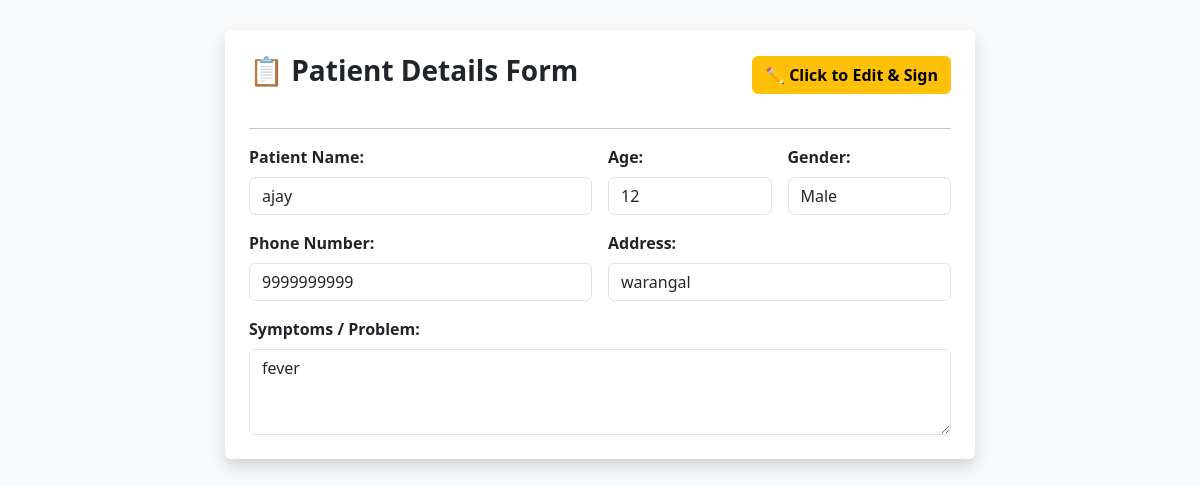
/edit/13/, run on the app's committed database.
### patients/models.py (models this page shows, shortened)
class Patient(models.Model):
    name = models.CharField(max_length=100, blank=True, null=True)
    age = models.CharField(max_length=10, blank=True, null=True)
    gender = models.CharField(max_length=20, blank=True, null=True)
    phone = models.CharField(max_length=20, blank=True, null=True)
    address = models.TextField(blank=True, null=True)
    diagnosis = models.TextField(blank=True, null=True)
    symptoms = models.TextField(blank=True, null=True)
    extracted_text = models.TextField(blank=True, null=True)
    signature_data = models.TextField(blank=True, null=True)
    created_at = models.DateTimeField(auto_now_add=True)

### patients/views.py (the view, shortened to what this page needs)
# urls.py: path('edit/<int:pk>/', views.patient_edit, name='patient_edit'),
def patient_edit(request, pk):
    patient = get_object_or_404(Patient, pk=pk)
    return render(request, 'patients/patient_edit.html', {'patient': patient})

### patients/templates/patients/patient_edit.html (shortened to what this page needs)
{% extends 'patients/base.html' %}
{% block content %}
<div class="card shadow p-4 border-0 mb-5" style="max-width: 750px; margin: 0 auto;">
    <div class="d-flex justify-content-between align-items-center mb-3">
        <h3 class="fw-bold text-dark">📋 Patient Details Form</h3>
        <button type="button" class="btn btn-warning fw-bold" id="enableEditBtn" onclick="enableEditing()">✏️ Click to Edit & Sign</button>
    </div>
    <hr>
    <form method="POST" id="editForm">
        <div class="row g-3">
            <div class="col-md-6">
                <label class="form-label fw-bold">Patient Name:</label>
                <input type="text" name="name" class="form-control editable-field" value="{{ patient.name }}" readonly>
            </div>
            <div class="col-md-3">
                <label class="form-label fw-bold">Age:</label>
                <input type="text" name="age" class="form-control editable-field" value="{{ patient.age }}" readonly>
            </div>
            <div class="col-md-3">
                <label class="form-label fw-bold">Gender:</label>
                <input type="text" name="gender" class="form-control editable-field" value="{{ patient.gender }}" readonly>
            </div>
            <div class="col-md-6">
                <label class="form-label fw-bold">Phone Number:</label>
                <input type="text" name="phone" class="form-control editable-field" value="{{ patient.phone }}" readonly>
            </div>
            <div class="col-md-6">
                <label class="form-label fw-bold">Address:</label>
                <input type="text" name="address" class="form-control editable-field" value="{{ patient.address }}" readonly>
            </div>
            <div class="col-12">
                <label class="form-label fw-bold">Symptoms / Problem:</label>
                <textarea name="diagnosis" class="form-control editable-field" rows="3" readonly>{{ patient.diagnosis }}</textarea>
            </div>
        </div>
    </form>
</div>
{% endblock %}

### patients/templates/patients/base.html (style rules this page uses)
body { background-color: #f8f9fa; }

### data on the page
Patient: name "ajay", age "12", gender "Male", phone "9999999999", address "warangal", diagnosis "fever"
